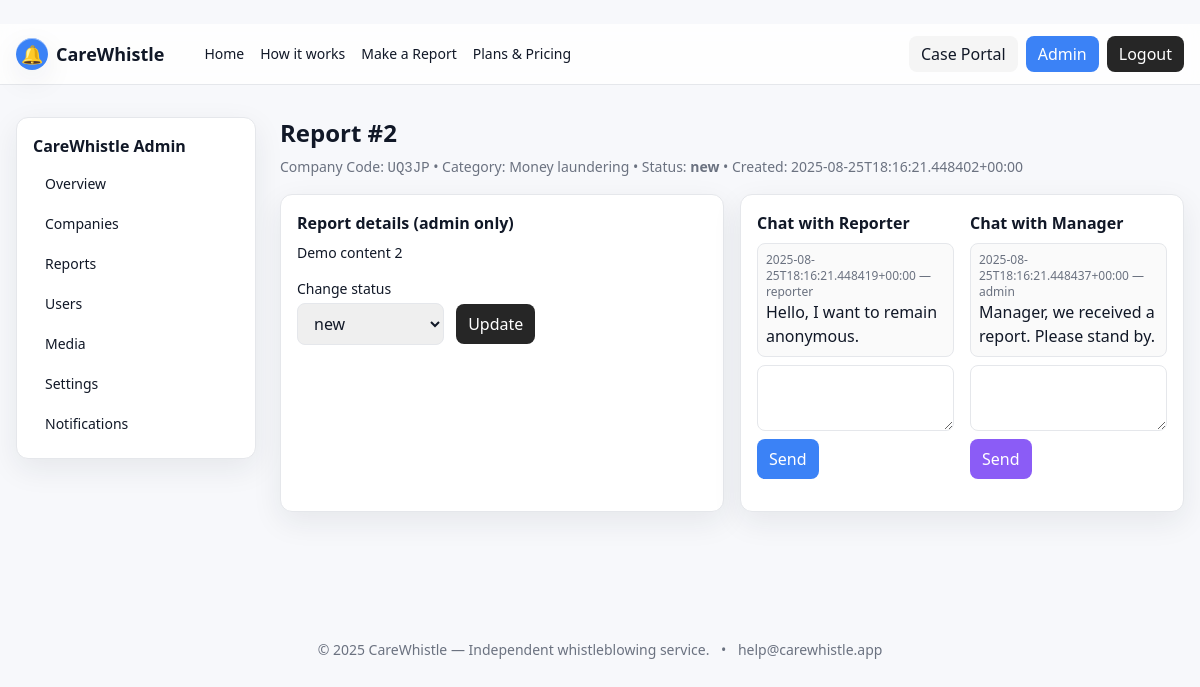
The page /admin/report/2 (signed in) on the database its author committed.
### tables this page shows
CREATE TABLE reports(
      id INTEGER PRIMARY KEY AUTOINCREMENT,
      company_id INTEGER NOT NULL,
      company_code TEXT NOT NULL,
      subject TEXT,
      content TEXT NOT NULL,
      category TEXT NOT NULL,
      status TEXT NOT NULL,
      reporter_contact TEXT,
      anon_token TEXT UNIQUE NOT NULL,
      anon_pin TEXT NOT NULL,
      created_at TEXT NOT NULL,
      done_so_far TEXT,
      wants_feedback TEXT,
      memorable TEXT,
      FOREIGN KEY(company_id) REFERENCES companies(id) ON DELETE CASCADE
    );

CREATE TABLE messages(
      id INTEGER PRIMARY KEY AUTOINCREMENT,
      report_id INTEGER NOT NULL,
      channel TEXT NOT NULL CHECK(channel IN ('rep','mgr')),
      sender TEXT NOT NULL CHECK(sender IN ('admin','manager','reporter')),
      body TEXT NOT NULL,
      created_at TEXT NOT NULL,
      FOREIGN KEY(report_id) REFERENCES reports(id) ON DELETE CASCADE
    );

### app.py (the view, shortened to what this page needs)
@app.route("/admin/report/<int:rid>", methods=["GET","POST"])
@login_required
@role_required("admin")
def admin_report_detail(rid):
    db=get_db()
    r=db.execute("SELECT * FROM reports WHERE id=?", (rid,)).fetchone()
    if not r: abort(404)
    msgs_rep=db.execute("SELECT created_at,sender,body FROM messages WHERE report_id=? AND channel='rep' ORDER BY id",(rid,)).fetchall()
    msgs_mgr=db.execute("SELECT created_at,sender,body FROM messages WHERE report_id=? AND channel='mgr' ORDER BY id",(rid,)).fetchall()
    db.close()
    return render_template("admin/report_detail.html", r=r, msgs_rep=msgs_rep, msgs_mgr=msgs_mgr, statuses=STATUSES)

### app.py (called while the page is built)
def get_db():
    conn = sqlite3.connect(DB_PATH, timeout=10, detect_types=sqlite3.PARSE_DECLTYPES)
    conn.row_factory = sqlite3.Row
    conn.execute("PRAGMA foreign_keys = ON")
    return conn

def login_required(f):
    @wraps(f)
    def _w(*a,**k):
        if "user_id" not in session:
            return redirect(url_for("login", next=request.path))
        return f(*a,**k)
    return _w

def role_required(*roles):
    def deco(f):
        @wraps(f)
        def _w(*a,**k):
            if session.get("role") not in roles: abort(403)
            return f(*a,**k)
        return _w
    return deco

### templates/admin/report_detail.html (shortened to what this page needs)
﻿{% extends "admin/frame.html" %}{% block admin %}
<h2 class="text-2xl font-extrabold mb-2">Report #{{ r.id }}</h2>
<div class="text-sm text-base-muted mb-4">Company Code: <code>{{ r.company_code }}</code> • Category: {{ r.category }} • Status: <b>{{ r.status }}</b> • Created: {{ r.created_at }}</div>
<div class="grid lg:grid-cols-2 gap-4">
  <div class="bg-white rounded-xl p-4 border shadow-glass">
    <div class="font-bold mb-2">Report details (admin only)</div>
    <div class="text-sm whitespace-pre-line">{{ r.content }}</div>
    <form method="post" class="mt-4">
      <label class="block text-sm mb-1">Change status</label>
      <select name="status" class="rounded-lg border px-3 py-2">
        {% for s in statuses %}<option value="{{ s }}" {% if s==r.status %}selected{% endif %}>{{ s }}</option>{% endfor %}
      </select>
      <button class="ml-2 px-3 py-2 rounded-lg bg-neutral-800 text-white">Update</button>
    </form>
  </div>
  <div class="bg-white rounded-xl p-4 border shadow-glass">
    <div class="grid md:grid-cols-2 gap-4">
      <div>
        <div class="font-bold mb-2">Chat with Reporter</div>
        <div class="max-h-[260px] overflow-auto space-y-2 border rounded-lg p-2 bg-neutral-50">
          {% for m in msgs_rep %}<div><div class="text-xs text-base-muted">{{ m.created_at }} — {{ m.sender }}</div><div>{{ m.body }}</div></div>{% endfor %}
        </div>
        <form method="post" class="mt-2">
          <textarea name="body" rows="2" class="w-full rounded-lg border px-3 py-2" required></textarea>
          <button class="mt-2 px-3 py-2 rounded-lg bg-neon-blue text-white">Send</button>
        </form>
      </div>
      <div>
        <div class="font-bold mb-2">Chat with Manager</div>
        <div class="max-h-[260px] overflow-auto space-y-2 border rounded-lg p-2 bg-neutral-50">
          {% for m in msgs_mgr %}<div><div class="text-xs text-base-muted">{{ m.created_at }} — {{ m.sender }}</div><div>{{ m.body }}</div></div>{% endfor %}
        </div>
        <form method="post" class="mt-2">
          <textarea name="body" rows="2" class="w-full rounded-lg border px-3 py-2" required></textarea>
          <button class="mt-2 px-3 py-2 rounded-lg bg-neon-purple text-white">Send</button>
        </form>
      </div>
    </div>
  </div>
</div>
{% endblock %}

### rows shown on the page
reports: id "2", company_code "UQ3JP", category "Money laundering", status "new", created_at "2025-08-25T18:16:21.448402+00:00", content "Demo content 2"
messages: created_at "2025-08-25T18:16:21.448419+00:00", sender "reporter", body "Hello, I want to remain anonymous."
messages: created_at "2025-08-25T18:16:21.448437+00:00", sender "admin", body "Manager, we received a report. Please stand by."

### other values the page prints
{{ 2025 }} "2025"
